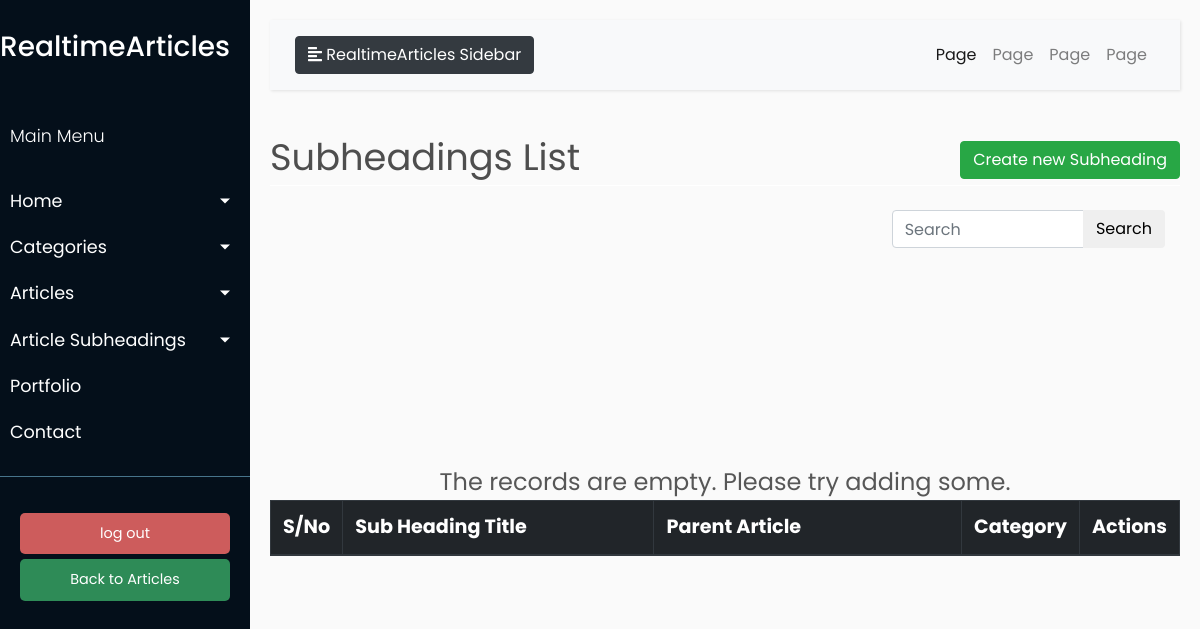
Page /subheading_list on the earlier database version.
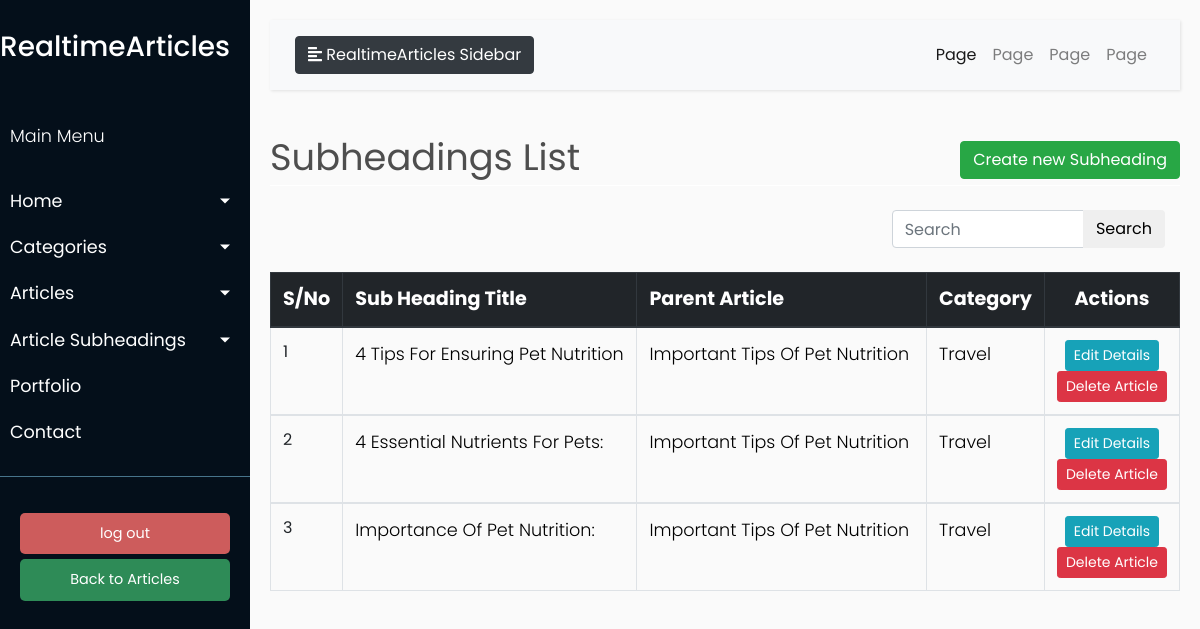
Same page on the later database version.
### models/models.py (models this page shows, shortened)
class Subheading(db.Model):
    __tablename__ = 'subheading'
    id = db.Column(db.Integer, primary_key=True)
    sub_title = db.Column(db.String(100), nullable=True)
    sub_content = db.Column(db.Text, nullable=True)
    sub_image = db.Column(db.String(100))  # Path to subheading image
    article_id = db.Column(db.Integer, db.ForeignKey('article.id'), nullable=False)
    third_level_subheadings = db.relationship('ThirdLevelSubheading', backref='subheading', lazy=True)

class Article(db.Model):
    __tablename__ = 'article'
    id = db.Column(db.Integer, primary_key=True)
    main_title = db.Column(db.String(100), nullable=False)
    main_content = db.Column(db.Text, nullable=True)
    date_published = db.Column(db.DateTime, default=datetime.utcnow)
    author_id = db.Column(db.Integer, db.ForeignKey('user.id'), nullable=False)
    category_id = db.Column(db.Integer, db.ForeignKey('category.id'), nullable=False)
    main_image = db.Column(db.String(100), nullable=True)  # Path to main image
    subheadings = db.relationship('Subheading', backref='article', lazy=True)
    category = db.relationship('Category', backref='articles')

class Category(db.Model):
    __tablename__ = 'category'
    id = db.Column(db.Integer, primary_key=True)
    name = db.Column(db.String(50), unique=True, nullable=False)
    description = db.Column(db.Text)

### blueprints/article.py (the view)
@article.route('/subheading_list')
def subheading_list():
    title = 'Subheadings List'
    subheadings = Subheading.query.join(Article).order_by(Subheading.id.desc()).all()
    return render_template('admin/subheading/subheading_list.html',
                           title=title, subheadings=subheadings)

### templates/admin/subheading/subheading_list.html (shortened to what this page needs)
{% extends "admin/base.html" %}
{% block content %}
    <div class="row" style="color: #4e4e4e; font-style: bold; font-size: 2.3rem; ">
        <div class="col-md-8">{{ title }}</div>
        <div class="col-md-4">
            <div class="float-md-right">
                <a class="btn btn-success" href="{{ url_for('article.create_subheading') }}">Create new Subheading</a>
            </div>
        </div>
    </div>
    <div style="border-bottom: 1px solid white;"></div>
    <br>
    <table class="table table-css table-bordered table-hover">
        <div class="container">
            <div class="row justify-content-end">
                <div class="col-md-4">
                    <form method="get" class="search-form">
                        <div class="input-group">
                            <input type="text" class="form-control" placeholder="Search" aria-label="Search"
                                   aria-describedby="button-addon2">
                            <div class="input-group-append">
                                <button class="btn btn-pink" type="submit" id="button-addon2">Search</button>
                            </div>
                        </div>
                    </form>
                </div>
            </div>
        </div>
        <br>
        <thead class="thead-dark align-middle">
        <tr style="background-color: #343a40; font-size: 1.2rem; color: white; text-transform: capitalize; height: 40px">
            <th width="3%">S/No</th>
            <th width="40%">Sub heading title</th>
            <th width="40%">Parent Article</th>
            <th width="8%">category</th>
            <th style="text-align: center">Actions</th>
        </tr>
        </thead>
        {% if subheadings %}
            {% for subheading in subheadings %}
                <tbody>
                <tr>
                    <td>{{ loop.index }}</td>
                    <td>
                        <p style="text-transform: capitalize; color:black">{{ subheading.sub_title }} </p>
                    </td>
                    <td>
                        <p style="text-transform: capitalize; color:black">{{ subheading.article.main_title }} </p>
                    </td>
                    <td>
                        <p style="text-transform: capitalize; color:black">{{ subheading.article.category.name }} </p>
                    </td>
                    <td class="align-middle  text-center">
                        <div class="d-inline-block align-middle">
                            <a href="{{ url_for('article.update_subheading', id = subheading.id) }}" class="btn btn-info btn-sm">Edit
                                Details</a>
                            <a href="{{ url_for('article.delete_subheading', id = subheading.id) }}"" class="btn btn-danger btn-sm"> Delete
                                Article </a>
                        </div>
                    </td>
                </tr>
                </tbody>
            {% endfor %}
        {% else %}
            <tbody>
            <br><br><br><br><br><br><br><br>
            <div style="color: #575757; font-style: bold; font-size: 1.5rem; text-align: center;">The records are empty.
                Please
                try
                adding some.
            </div>
            </tbody>
        {% endif %}
    </table>
{% endblock content %}

### templates/admin/base.html (shortened to what this page needs)
<!DOCTYPE html>
<html lang="en">
<head>
    <link rel="stylesheet" href="https://stackpath.bootstrapcdn.com/bootstrap/4.1.0/css/bootstrap.min.css"
>
    <link rel="stylesheet" href="/static/css/admin_css/style.css">
</head>
<body>
<div class="wrapper">
    <nav id="sidebar">
        <div class="sidebar-header">
            <a href="{{ url_for('home.index') }}"><h3> RealtimeArticles </h3></a>
        </div>
        <ul class="list-unstyled components">
            <p>Main Menu</p>
            <li>
                <a href="#homeSubmenu" data-toggle="collapse" aria-expanded="false" class="dropdown-toggle">Home</a>
            </li>
            <li>
                <a href="#CategorySubmenu" data-toggle="collapse" aria-expanded="false" class="dropdown-toggle">Categories</a>
            </li>
                 <li>
                <a href="#ArticleSubmenu" data-toggle="collapse" aria-expanded="false" class="dropdown-toggle">Articles</a>
            </li>
            <li>
                <a href="#pageSubmenu" data-toggle="collapse" aria-expanded="false" class="dropdown-toggle">Article Subheadings</a>
            </li>
            <li>
                <a href="#">Portfolio</a>
            </li>
            <li>
                <a href="#">Contact</a>
            </li>
        </ul>
        <ul class="list-unstyled CTAs">
            <li>
                <a href="{{ url_for('user.logout') }}" class="download">log out</a>
            </li>
            <li>
                <a href="{{ url_for('home.index') }}" class="article">Back to Articles</a>
            </li>
        </ul>
    </nav>
    <div id="content">
        <nav class="navbar navbar-expand-lg navbar-light bg-light">
            <div class="container-fluid">
                <button type="button" id="sidebarCollapse" class="btn btn-dark">
                    <i class="fas fa-align-left"></i>
                    <span>RealtimeArticles Sidebar</span>
                </button>
                <div class="collapse navbar-collapse" id="navbarSupportedContent">
                    <ul class="nav navbar-nav ml-auto">
                        <li class="nav-item active">
                            <a class="nav-link" href="#">Page</a>
                        </li>
                        <li class="nav-item">
                            <a class="nav-link" href="#">Page</a>
                        </li>
                        <li class="nav-item">
                            <a class="nav-link" href="#">Page</a>
                        </li>
                        <li class="nav-item">
                            <a class="nav-link" href="#">Page</a>
                        </li>
                    </ul>
                </div>
            </div>
        </nav>
        {% block content %}
        {% endblock content %}
    </div>
</div>
</body>
</html>

### static/css/admin_css/style.css (style rules this page uses)
body { font-family: 'Poppins', sans-serif; background: #fafafa; }
p { font-family: 'Poppins', sans-serif; font-size: 1.1em; font-weight: 300; line-height: 1.7em; color: #999; }
a, a:hover, a:focus { color: inherit; text-decoration: none; transition: all 0.3s; }
.navbar { padding: 15px 10px; background: #fff; border: none; border-radius: 0; margin-bottom: 40px; box-shadow: 1px 1px 3px rgba(0, 0, 0, 0.1); }
.wrapper { display: flex; width: 100%; align-items: stretch; }
#sidebar { min-width: 250px; max-width: 250px; background: #040f1a; color: #fff; transition: all 0.3s; }
#sidebar .sidebar-header { padding-top: 30px; padding-bottom: 20px; background: #040f1a; }
#sidebar ul.components { padding: 20px 0; border-bottom: 1px solid #47748b; }
#sidebar ul p { color: #fff; padding: 10px; }
#sidebar ul li a { padding: 10px; font-size: 1.1em; display: block; }
a[data-toggle="collapse"] { position: relative; }
.dropdown-toggle::after { display: block; position: absolute; top: 50%; right: 20px; transform: translateY(-50%); }
ul.CTAs { padding: 20px; }
ul.CTAs a { text-align: center; font-size: 0.9em !important; display: block; border-radius: 5px; margin-bottom: 5px; }
a.download { background: indianred; color: #FFFFFF; }
a.article { background: seagreen; color: white; }
#content { width: 100%; padding: 20px; min-height: 100vh; transition: all 0.3s; }

Differences in the rows shown:
added Subheading: sub_title "4 Tips For Ensuring Pet Nutrition", article.main_title "Important Tips Of Pet Nutrition", article.category.name "Travel"
added Subheading: sub_title "4 Essential Nutrients For Pets:", article.main_title "Important Tips Of Pet Nutrition", article.category.name "Travel"
added Subheading: sub_title "Importance Of Pet Nutrition:", article.main_title "Important Tips Of Pet Nutrition", article.category.name "Travel"
Other differences:
text no longer shown: "The records are empty. Please try adding some."
